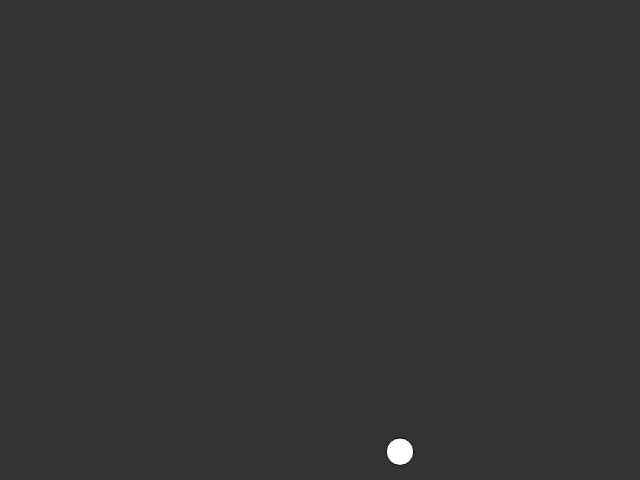
Frame 1 (no input)
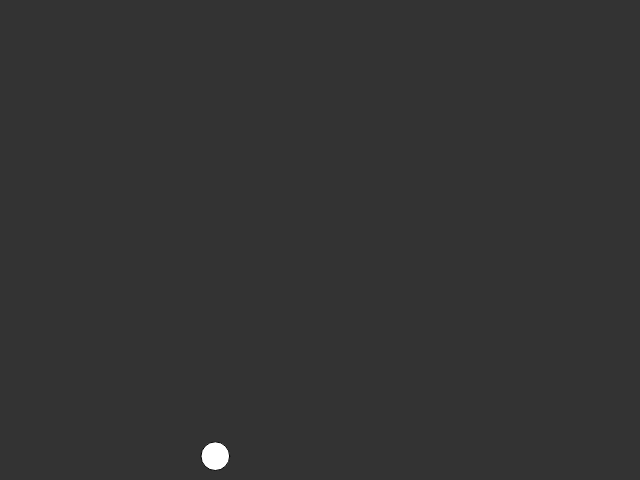
Frame 60 (no input)
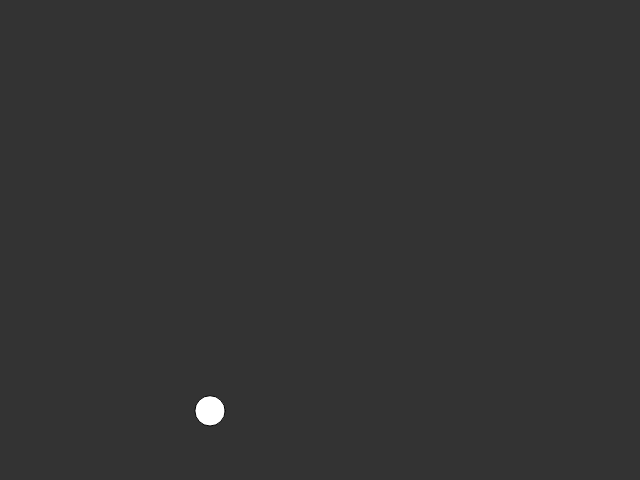
Frame 120 (the mouse pressed at the canvas centre since frame 60)

The p5.js sketch that drew these frames (run headless with seeded random() and noise() and a simulated clock; from frame 60 on, the mouse is pressed at the canvas centre):

// p5.js sketch
// ── sketch.js
var xoff = 0;

function setup() {
	createCanvas(640, 480);
	noiseDetail(3);
}

function draw() {
	background(51);
	
	var x = map(noise(xoff), 0, 1, 0, width);
	var y = map(noise(xoff + 10000), 0, 1, 0, width);
	var d = map(noise(xoff + 100), 0, 1, 16, 64);
	
	fill(255);
	ellipse(x, y, d, d);
	
	xoff += 0.01;
}
